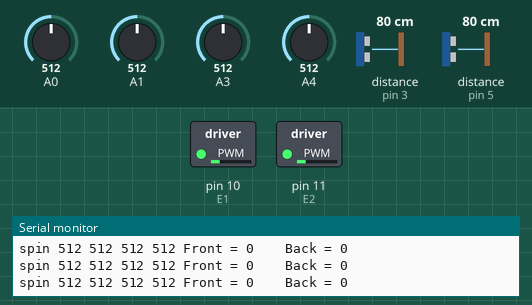
This sketch was run on a simulated Arduino Mega 2560, built with avr-gcc and run on an emulated ATmega2560. On the bench: switched loads named in the sketch (green lamp = pin HIGH), the last lines printed to the serial monitor. The inputs (shaded band) are chosen by the test bench; at power-on: A0 = 512, A1 = 512, A3 = 512, A4 = 512, distance to the obstacle (sensors on pin 3, pin 5) 80 cm. The echo pulse lasts 58.3 µs per cm.

Above: at 1.2 s.
1.3 s: A0 set to 481
At 1.8 s:
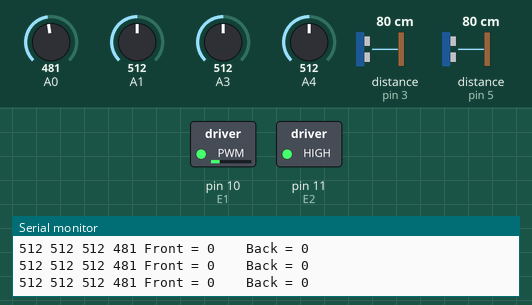
2.8 s: A1 set to 487
At 4.2 s:
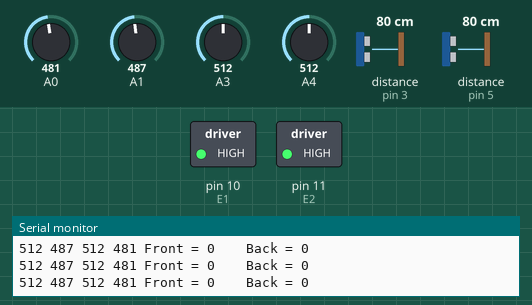
10.3 s: A3 set to 105
11.8 s: A3 set to 93
Timing chart, 0 to 14.8 s (numbered marks = the images above; inputs shaded):
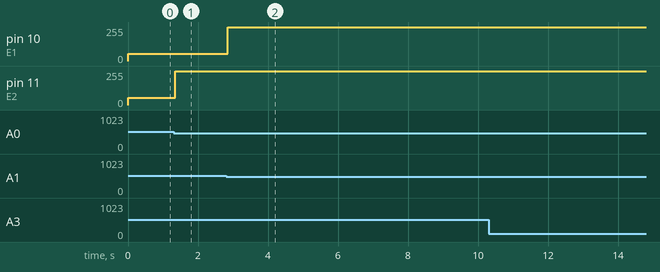

Measured:
- the behaviour switches between 500 and 499 on A0 (found by bisection; images 0 and 1)
- the behaviour switches between 500 and 499 on A1 (found by bisection; images 1 and 2)
- after the input at 1.3 s, pin 11 (E2): 55/255 → 255/255 after 0.05 s
- after the input at 2.8 s, pin 10 (E1): 55/255 → 255/255 after 0.05 s

The sketch:

sumobot.ino
```cpp
/*  Name: Jasmine, Laura, Jennifer
 *  Date: April
 *  Purpose: Control the sumobot
*/

#include <NewPing.h> //Import the NewPing Library to handle multiple Ultrasonic sensors efficiently and accurately

#define E1 10  // Enable Pin for motor 1
#define E2 11  // Enable Pin for motor 2

#define I1 9  // Control pin 1 for motor 1
#define I2 7  // Control pin 2 for motor 1
#define I3 4  // Control pin 1 for motor 2
#define I4 8  // Control pin 2 for motor 2

int frontLDR, backLDR, rightLDR, leftLDR; //Stores the LDR readings.

NewPing ultrasonic1(2,3,50); // The constructor for the NewPing class for initializing the front ultrasonic sensor by passing in the trig pin, echo pin and maximum distance
NewPing ultrasonic2(6,5,50); // The constructor for the NewPing class for initializing the back ultrasonic sensor by passing in the trig pin, echo pin and maximum distance

int frontUltrasonic; //Stores distance in cm from the results of the front ultrasonic sensor readings
int backUltrasonic; //Stores distance in cm from the results of the back ultrasonic sensor readings

const int numReadings = 10; // The number of readings to average out the Ultrasonic readings

int readings [numReadings]; // The array of the readings for the front ultrasonic
int readings1 [numReadings]; // The array of the readings for the back ultrasonic
int readIndex, readIndex1 = 0; // Integer storing the index of the readings array for smoothing values
int total, total1 = 0; // Sum of all the values in the readings array to find the average value for smoothing
int average, average1 = 0; // The average value of the readings array

int normSpeed = 255; // The normal speed of the sumbot.

/* The serial monitor is set up to take LDR readings.
   The enable pins for the motor are set to output.
   The readings and readings 1 arrays are intialized to 0.
*/
void setup ()
{
  Serial.begin (9600);

  pinMode (E1, OUTPUT);
  pinMode (E2, OUTPUT);

  for (int thisReading = 0 ; thisReading < numReadings ; thisReading++)
    {
        readings [thisReading] = 0;
        readings1 [thisReading] = 0;
    }
}

/* For every iteration of the loop, readings of the 4 LDRs and 2 ultrasonic sensors are taken.
 * The ultrasonic sensor values are smoothed by calling smoothing();
 * The readings are printed to the serial monitor by calling printSerial();
 *
 * If the front LDR sensor detects white, then the sumobot moves backward.
 * Else if the back LDR sensor detects white, then the sumobot moves forward.
 * Else if the right LDR sensor detects white, then the sumobot turns left.
 * Else if the left LDR sensor detects white, then the sumobot turns right.
 * Else, if none of the LDR sensors detect white, the ultrasonic sensors are used to guide movement.
 * If the front ultrasonic sensor detects its opponent so that the opponent is closer to the front sensor than the back, the sumobot moves forward.
 * Else if the back ultrasonic sensor detects its opponent so that the opponent is closer to the back sensor than the front, the sumobot moves backward.
 * Else the sumobot spins on the spot.
*/
void loop ()
{
  frontLDR = analogRead (A3);
  backLDR = analogRead (A1);
  rightLDR = analogRead (A4);
  leftLDR = analogRead (A0);

  frontUltrasonic = ultrasonic1.ping_cm();
  backUltrasonic = ultrasonic2.ping_cm();

  //smoothing();

  printSerial();

  //spin();

  if (frontLDR < 500)
  {
    backward();
  }
  else if (backLDR < 500)
  {
    analogWrite (E1, normSpeed);
    analogWrite (E2, normSpeed);
    forward();
  }
  else if (rightLDR < 500)
  {
    analogWrite (E1, normSpeed);
    forward();
  }
  else if (leftLDR < 500)
  {
    analogWrite (E2, normSpeed);
    forward();
  }
  else
  {
    if ((frontUltrasonic<backUltrasonic && frontUltrasonic!=0) ||(frontUltrasonic>backUltrasonic && backUltrasonic==0))
    {
      Serial.print("f ");
      forward();
    }
    else if ((backUltrasonic<frontUltrasonic && backUltrasonic!=0)||(backUltrasonic>frontUltrasonic&& frontUltrasonic==0))
    {
      Serial.print("b ");
      backward();
    }
    else
    {
      Serial.print("spin ");
      spin();
    }
  }
}

//The smoothing function averages a specified number of readings (numReadings) of each ultrasonic sensor in order to obtain smooth values.
void smoothing()
{
  total = total - readings [readIndex];
  readings [readIndex] = frontUltrasonic;
  total = total + readings [readIndex];
  readIndex = readIndex + 1;
  if (readIndex >= numReadings)
      readIndex = 0;
  frontUltrasonic = total / numReadings;

   total1 = total1 - readings1 [readIndex1];
  readings1 [readIndex1] = backUltrasonic;
  total1 = total1 + readings1 [readIndex1];
  readIndex1 = readIndex1 + 1;
  if (readIndex1 >= numReadings)
      readIndex1 = 0;
  backUltrasonic = total1 / numReadings;
}

//The printSerial function prints the readings for the 4 LDRs and 2 ultrasonic sensors on the serial monitor.
void printSerial()
{
  Serial.print (frontLDR);
  Serial.print (" ");
  Serial.print (backLDR);
  Serial.print (" ");
  Serial.print (rightLDR);
  Serial.print (" ");
  Serial.print(leftLDR);
  Serial.print (" ");

  Serial.print("Front = ");
  Serial.print(frontUltrasonic);
  Serial.print("    Back = ");
  Serial.println(backUltrasonic);
}

//The forward function moves the sumobot forward.
void forward()
{
    digitalWrite (I1, HIGH);
    digitalWrite (I2, LOW);
    digitalWrite (I3, HIGH);
    digitalWrite (I4, LOW);
}


//The backward function moves the sumobot backward.
void backward()
{
    digitalWrite (I1, LOW);
    digitalWrite (I2, HIGH);
    digitalWrite (I3, LOW);
    digitalWrite (I4, HIGH);
}

//The right function turns the sumobot to the right.
void right()
{
    analogWrite (E1, normSpeed-10);
    analogWrite (E2, normSpeed);
    digitalWrite (I1, HIGH);
    digitalWrite (I2, LOW);
    digitalWrite (I3, HIGH);
    digitalWrite (I4, LOW);
}

//The left function turns the sumobot to the left.
void left()
{
    analogWrite (E1, normSpeed-10);
    analogWrite (E2, normSpeed);
    digitalWrite (I1, LOW);
    digitalWrite (I2, HIGH);
    digitalWrite (I3, LOW);
    digitalWrite (I4, HIGH);
}

//The spin function spins the sumobot.
void spin()
{
    analogWrite (E1, normSpeed-200);
    analogWrite (E2, normSpeed-200);
    digitalWrite (I1, HIGH);
    digitalWrite (I2, LOW);
    digitalWrite (I3, LOW);
    digitalWrite (I4, HIGH);
}
```
